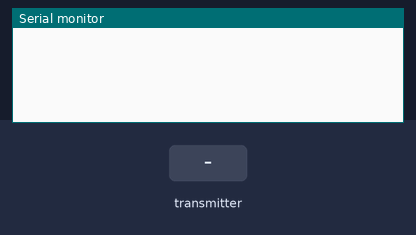
This sketch was run on a simulated Arduino Uno, built with avr-gcc and run on an emulated ATmega328P. On the bench: the last lines printed to the serial monitor. The inputs (shaded band) are chosen by the test bench. No radio packets arrive unless stated.

Above: at 1.2 s.
1.3 s: the transmitter starts sending mesaj.0 = 0
At 1.41 s:
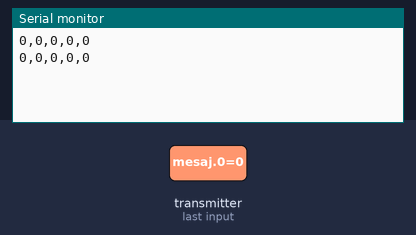
3.2 s: the transmitter starts sending mesaj.1 = 256
At 3.21 s:
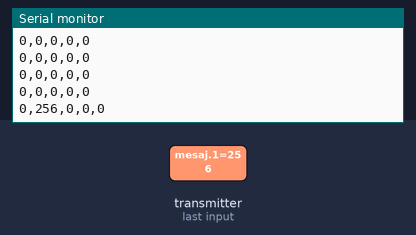
6.2 s: the transmitter starts sending mesaj.2 = 256
At 6.26 s:
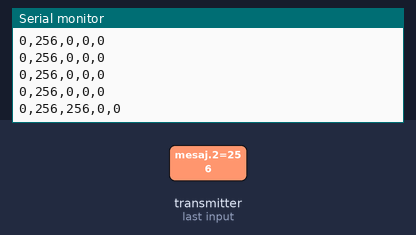
7.7 s: the transmitter starts sending mesaj.1 = 0
At 7.77 s:
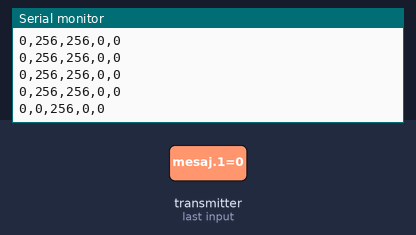
10.7 s: the transmitter starts sending mesaj.3 = 256
At 10.76 s:
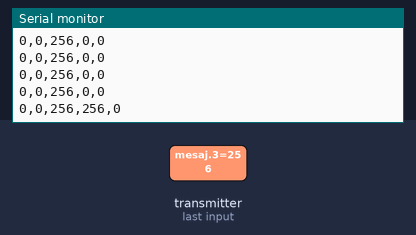
12.2 s: the transmitter starts sending mesaj.4 = 256
At 12.21 s:
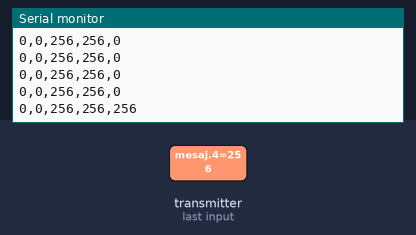

Measured:
- after the input at 1.3 s, the serial monitor: prints a new line at once (image 1)
- after the input at 3.2 s, the serial monitor: prints a new line at once (image 2)
- after the input at 6.2 s, the serial monitor: prints a new line after 0.05 s (image 3)
- after the input at 7.7 s, the serial monitor: prints a new line after 0.05 s (image 4)
- after the input at 10.7 s, the serial monitor: prints a new line after 0.05 s (image 5)
- after the input at 12.2 s, the serial monitor: prints a new line at once (image 6)

The sketch:

iha.ino
```cpp
#include <SPI.h>
#include <nRF24L01.h>
#include <RF24.h>

//RX RF24
RF24 radio(9, 8);  // CE, CSN
//GND, 9(CE), 13(SCK), 12(MISO)
//3V3, 8(CSN), 11(MOSI), -
//(10-100 uF 16V kutuplu kondansatör)

const byte address[6] = "00001";
int mesaj[5];

void setup()
{
  while (!Serial);
    Serial.begin(9600);

  radio.begin();
  radio.openReadingPipe(0, address);
  radio.setPALevel(RF24_PA_MIN);
  radio.startListening();
}

void loop()
{
  if (radio.available())
  {
    radio.read(&mesaj, sizeof(mesaj));
    Serial.print(mesaj[0]);
    Serial.print(",");
    Serial.print(mesaj[1]);
    Serial.print(",");
    Serial.print(mesaj[2]);
    Serial.print(",");
    Serial.print(mesaj[3]);
    Serial.print(",");
    Serial.println(mesaj[4]);
  }
  delay(50);
}
```
